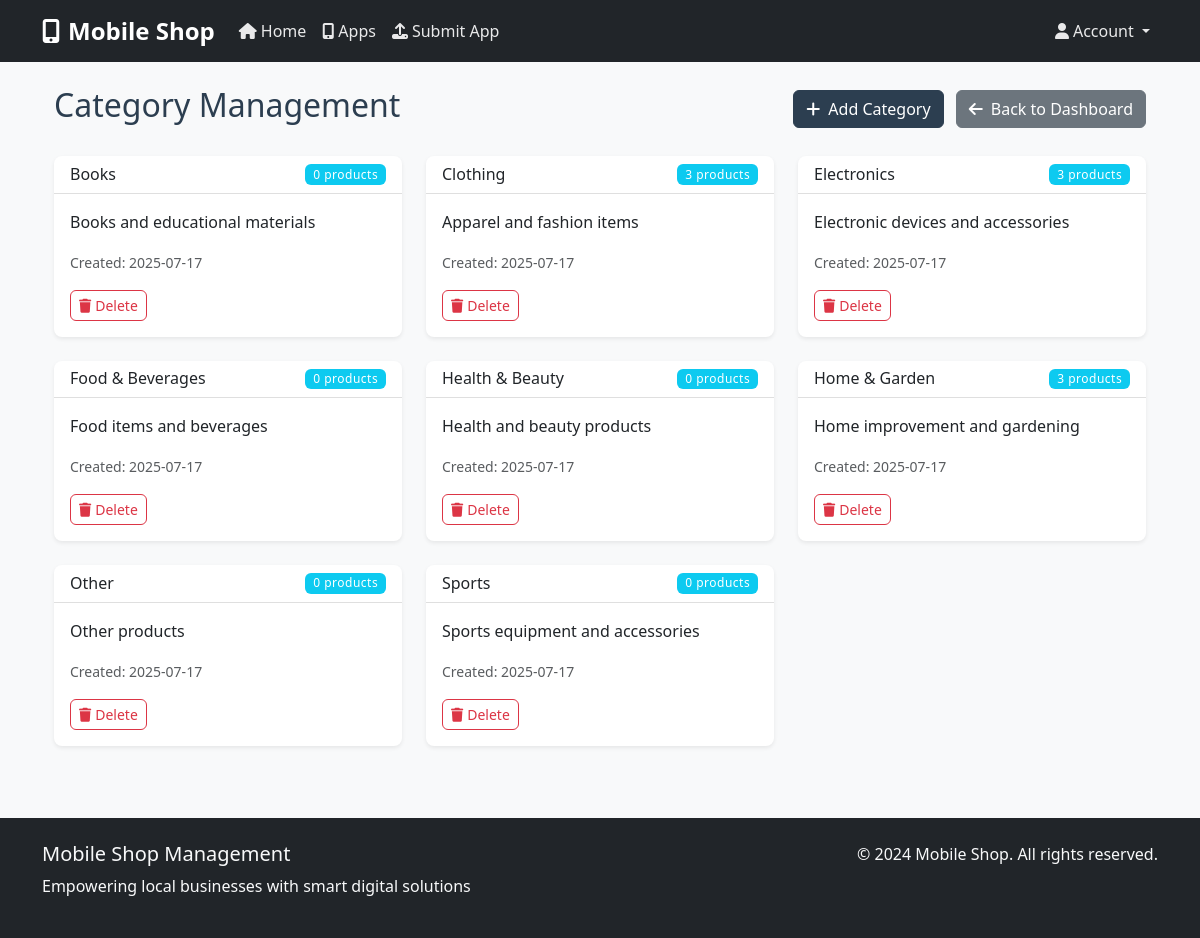
Page /admin/categories (signed in) on the earlier database version.
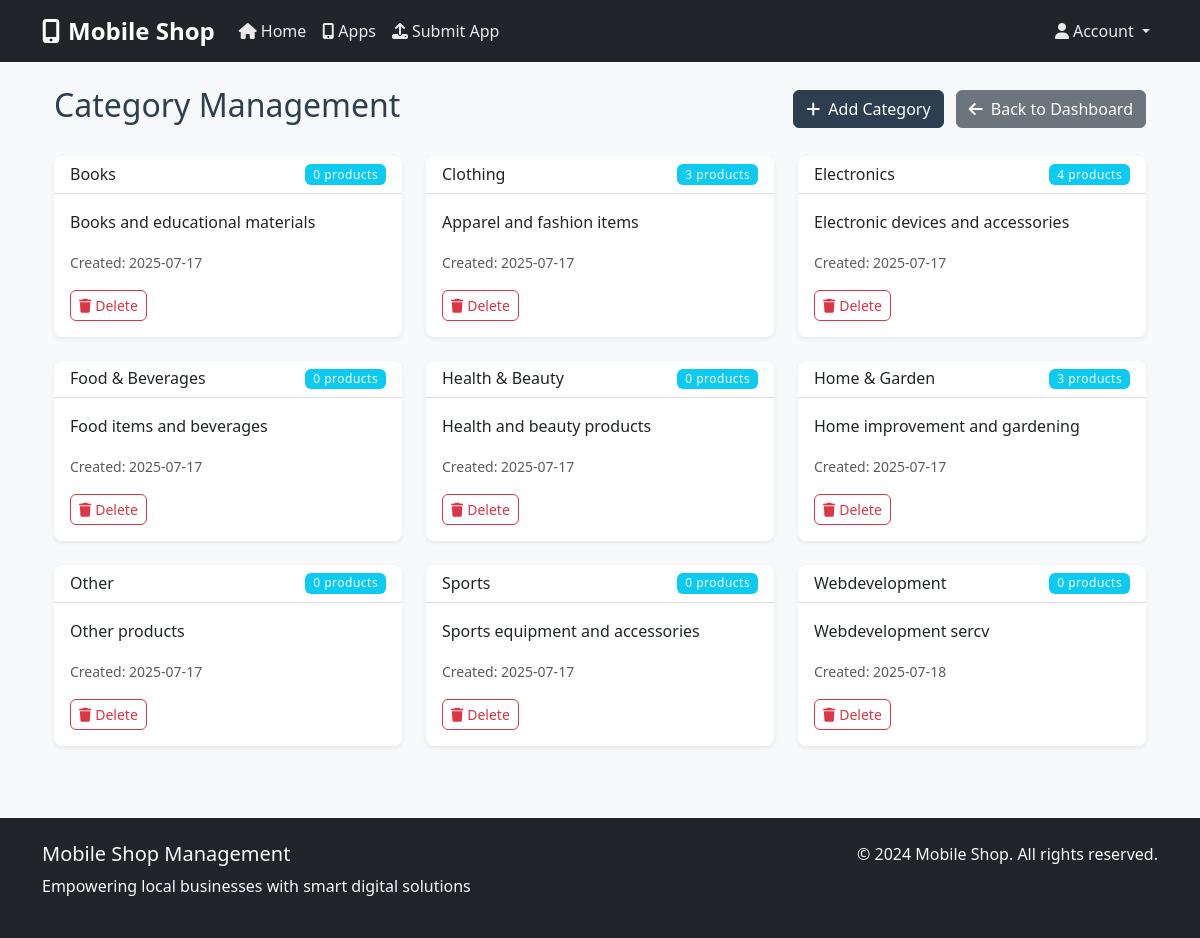
Same page on the later database version.
### models.py (models this page shows)
class Category(db.Model):
    __tablename__ = 'categories'
    id = db.Column(db.Integer, primary_key=True)
    name = db.Column(db.String(100), nullable=False)
    description = db.Column(db.Text)
    created_at = db.Column(db.DateTime, default=datetime.utcnow)
    products = db.relationship('Product', backref='category', lazy=True)

### admin.py (the view)
    def decorated_function(*args, **kwargs):
        if not session.get('admin_logged_in'):
            return redirect(url_for('admin.admin_login'))
        return f(*args, **kwargs)

### admin.py (called while the page is built)
def admin_required(f):
    def decorated_function(*args, **kwargs):
        if not session.get('admin_logged_in'):
            return redirect(url_for('admin.admin_login'))
        return f(*args, **kwargs)
    decorated_function.__name__ = f.__name__
    return decorated_function

@admin_bp.route('/categories')
@admin_required
def admin_categories():
    categories = Category.query.order_by(Category.name).all()
    return render_template('admin/categories.html', categories=categories)

### templates/admin/categories.html (shortened to what this page needs)
{% extends "base.html" %}
{% block content %}
<div class="container-fluid">
    <div class="row">
        <div class="col-12">
            <div class="d-flex justify-content-between align-items-center mb-4">
                <h2>Category Management</h2>
                <div>
                    <button class="btn btn-primary me-2" data-bs-toggle="modal" data-bs-target="#addCategoryModal">
                        <i class="fas fa-plus me-2"></i>Add Category
                    </button>
                    <a href="{{ url_for('admin.admin_dashboard') }}" class="btn btn-secondary">
                        <i class="fas fa-arrow-left me-2"></i>Back to Dashboard
                    </a>
                </div>
            </div>
        </div>
    </div>
    <div class="row">
        {% for category in categories %}
        <div class="col-lg-4 col-md-6 mb-4">
            <div class="card">
                <div class="card-header d-flex justify-content-between align-items-center">
                    <h6 class="mb-0">{{ category.name }}</h6>
                    <span class="badge bg-info">{{ category.products|length }} products</span>
                </div>
                <div class="card-body">
                    <p class="card-text">{{ category.description or 'No description available' }}</p>
                    <small class="text-muted">Created: {{ category.created_at.strftime('%Y-%m-%d') }}</small>
                    <div class="mt-3">
                        <form method="POST" action="{{ url_for('admin.delete_category', category_id=category.id) }}" class="d-inline">
                            <button type="submit" class="btn btn-outline-danger btn-sm" onclick="return confirm('Are you sure you want to delete this category?')">
                                <i class="fas fa-trash me-1"></i>Delete
                            </button>
                        </form>
                    </div>
                </div>
            </div>
        </div>
        {% endfor %}
    </div>
</div>
{% endblock %}

Differences in the rows shown:
computed for Category "Electronics": products|length "3" → "4"
added Category: name "Webdevelopment", products|length "0", description "Webdevelopment sercv", created_at "2025-07-18"
